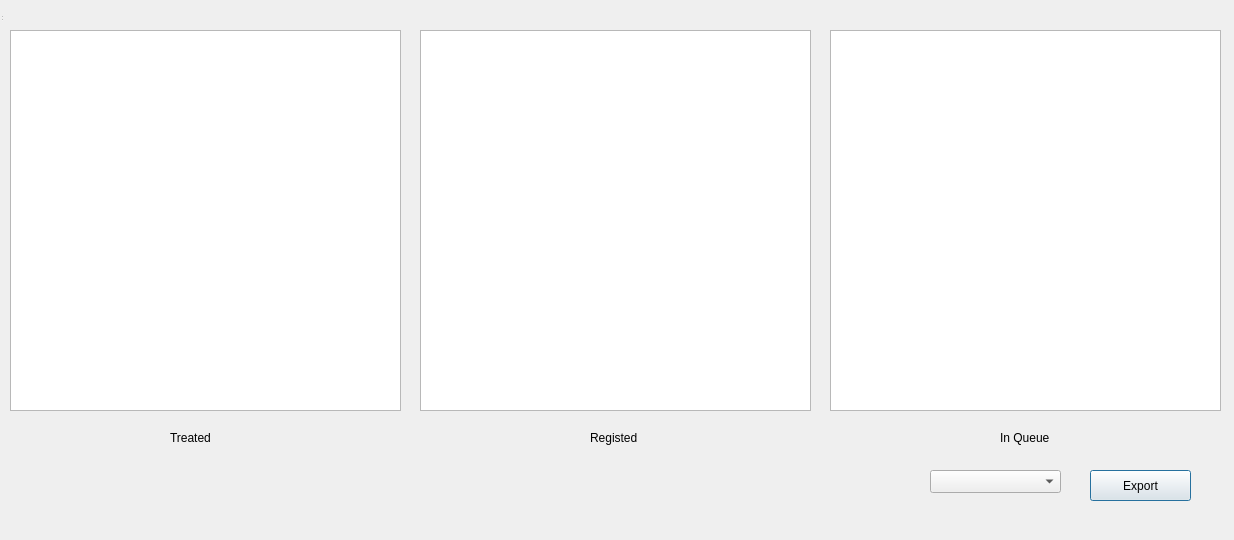
<?xml version="1.0" encoding="UTF-8"?>
<ui version="4.0">
 <class>WeeklyReportShow</class>
 <widget class="QDialog" name="WeeklyReportShow">
  <property name="geometry">
   <rect>
    <x>0</x>
    <y>0</y>
    <width>1234</width>
    <height>540</height>
   </rect>
  </property>
  <property name="windowTitle">
   <string>Weekly Report</string>
  </property>
  <widget class="QWidget" name="centralwidget" native="true">
   <property name="geometry">
    <rect>
     <x>0</x>
     <y>0</y>
     <width>1231</width>
     <height>511</height>
    </rect>
   </property>
   <widget class="QTableWidget" name="tableWidget">
    <property name="geometry">
     <rect>
      <x>10</x>
      <y>30</y>
      <width>391</width>
      <height>381</height>
     </rect>
    </property>
   </widget>
   <widget class="QTableWidget" name="tableWidget_2">
    <property name="geometry">
     <rect>
      <x>420</x>
      <y>30</y>
      <width>391</width>
      <height>381</height>
     </rect>
    </property>
   </widget>
   <widget class="QTableWidget" name="tableWidget_3">
    <property name="geometry">
     <rect>
      <x>830</x>
      <y>30</y>
      <width>391</width>
      <height>381</height>
     </rect>
    </property>
   </widget>
   <widget class="QPushButton" name="pushButton">
    <property name="geometry">
     <rect>
      <x>1090</x>
      <y>470</y>
      <width>101</width>
      <height>31</height>
     </rect>
    </property>
    <property name="text">
     <string>Export</string>
    </property>
   </widget>
   <widget class="QComboBox" name="comboBox">
    <property name="geometry">
     <rect>
      <x>930</x>
      <y>470</y>
      <width>131</width>
      <height>23</height>
     </rect>
    </property>
   </widget>
   <widget class="QLabel" name="label">
    <property name="geometry">
     <rect>
      <x>170</x>
      <y>430</y>
      <width>59</width>
      <height>15</height>
     </rect>
    </property>
    <property name="text">
     <string>Treated</string>
    </property>
   </widget>
   <widget class="QLabel" name="label_2">
    <property name="geometry">
     <rect>
      <x>590</x>
      <y>430</y>
      <width>59</width>
      <height>15</height>
     </rect>
    </property>
    <property name="text">
     <string>Registed</string>
    </property>
   </widget>
   <widget class="QLabel" name="label_3">
    <property name="geometry">
     <rect>
      <x>1000</x>
      <y>430</y>
      <width>59</width>
      <height>15</height>
     </rect>
    </property>
    <property name="text">
     <string>In Queue</string>
    </property>
   </widget>
  </widget>
  <widget class="QStatusBar" name="statusbar">
   <property name="geometry">
    <rect>
     <x>0</x>
     <y>0</y>
     <width>3</width>
     <height>22</height>
    </rect>
   </property>
  </widget>
 </widget>
 <resources/>
 <connections/>
</ui>
